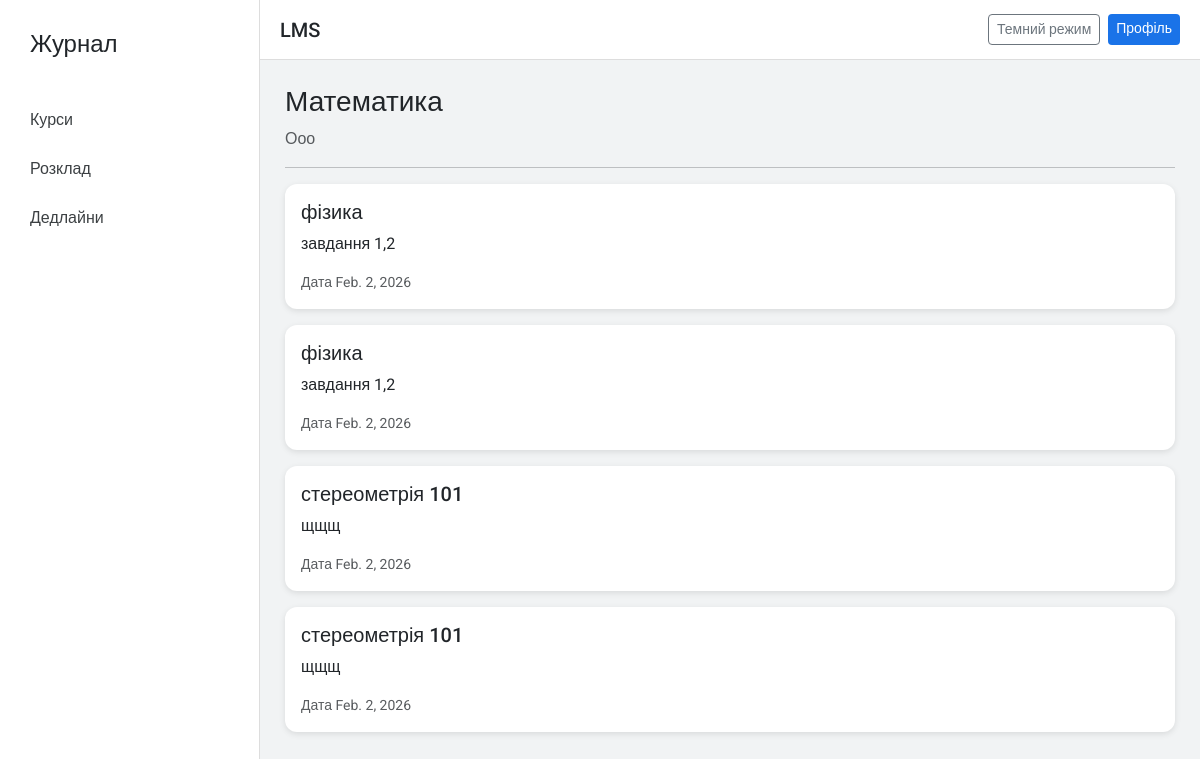
Screenshot of /courses/subject/1/ (signed in) with the database file from the repository.
### courses/models.py (models this page shows, shortened)
class Subject(models.Model):
    name = models.CharField(max_length=255)
    description = models.TextField()
    courses = models.ManyToManyField(Course)
    teacher = models.ForeignKey(
        User,
        on_delete=models.CASCADE,
        related_name='subjects'
    )

class Assignment(models.Model):
    title = models.CharField(max_length=255)
    description = models.TextField()
    image = models.ImageField(
        upload_to='assignments/',
        blank=True,
        null=True
    )
    deadline = models.DateField()
    subject = models.ForeignKey(
        Subject,
        on_delete=models.CASCADE,
        null=True,
        blank=True,
        related_name='assignments'
    )
    course = models.ForeignKey(
        Course,
        on_delete=models.CASCADE,
        related_name='assignments'
    )

### courses/views.py (the view)
# urls.py: path('subject/<int:pk>/', views.subject_detail, name='subject_detail'),
@login_required
def subject_detail(request, pk):
    subject = get_object_or_404(Subject, id=pk)
    if request.user.role == 'teacher':
        if subject.teacher != request.user:
            return redirect('course_list')
    if request.user.role == 'student':
        if not Enrollment.objects.filter(
            student=request.user,
            course__in=subject.courses.all()
        ).exists():
            return redirect('course_list')
    tasks = Assignment.objects.filter(subject=subject)
    return render(request, 'subject.html', {
        'subject': subject,
        'tasks': tasks
    })

### users/models.py (called while the page is built)
    def is_teacher(self):
        return self.role == 'teacher' or self.is_superuser

### templates/subject.html (shortened to what this page needs)
{% extends 'base.html' %}
{% block content %}
<h3>{{ subject.name }}</h3>
<p class="text-muted">{{ subject.description }}</p>
<hr>
{% for task in tasks %}
<div class="card p-3 mb-3">
<h5>{{ task.title }}</h5>
<p>{{ task.description }}</p>
<small class="text-muted">
Дата {{ task.deadline }}
</small>
</div>
{% empty %}
<p>Завдань немає</p>
{% endfor %}
{% endblock %}

### templates/base.html (shortened to what this page needs)
{% load static %}
<!DOCTYPE html>
<html lang="uk">
<head>
<link href="https://cdn.jsdelivr.net/npm/bootstrap@5.3.2/dist/css/bootstrap.min.css" rel="stylesheet">
</head>
<body id="body">
<div class="sidebar">
<a href="{% url 'course_list' %}" class="text-decoration-none">
<h4 class="mb-4 text-dark">Журнал</h4>
</a>
<a href="{% url 'course_list' %}">Курси</a>
<a href="{% url 'schedule_page' %}">Розклад</a>
<a href="{% url 'deadlines_page' %}">Дедлайни</a>
</div>
<div class="topbar">
<h5 class="mb-0">LMS</h5>
<div class="d-flex gap-2">
<button onclick="toggleTheme()" class="btn btn-outline-secondary btn-sm">
Темний режим
</button>
<a href="{% url 'profile' %}" class="btn btn-primary btn-sm">
Профіль
</a>
</div>
</div>
<div class="content">
{% block content %}
{% endblock %}
</div>
</body>
</html>

### templates/base.html (style rules this page uses)
body { font-family: 'Roboto', sans-serif; background: #f1f3f4; }
.sidebar { width: 260px; height: 100vh; position: fixed; background: white; border-right: 1px solid #ddd; padding: 20px; }
.sidebar h4 { color: #5f6368; }
.sidebar a { display: block; padding: 10px; border-radius: 8px; color: #3c4043; text-decoration: none; margin-bottom: 5px; }
.topbar { margin-left: 260px; height: 60px; background: white; display: flex; align-items: center; justify-content: space-between; padding: 0 20px; border-bottom: 1px solid #ddd; }
.content { margin-left: 260px; padding: 25px; }
.card { border-radius: 12px; border: none; box-shadow: 0 2px 6px rgba(0,0,0,0.1); }
.btn-primary { background: #1a73e8; border: none; }

### rows the page displays
Subject: name "Математика", description "Ооо"
Assignment: title "фізика", description "завдання 1,2", deadline "Feb. 2, 2026"
Assignment: title "фізика", description "завдання 1,2", deadline "Feb. 2, 2026"
Assignment: title "стереометрія 101", description "щщщ", deadline "Feb. 2, 2026"
Assignment: title "стереометрія 101", description "щщщ", deadline "Feb. 2, 2026"
